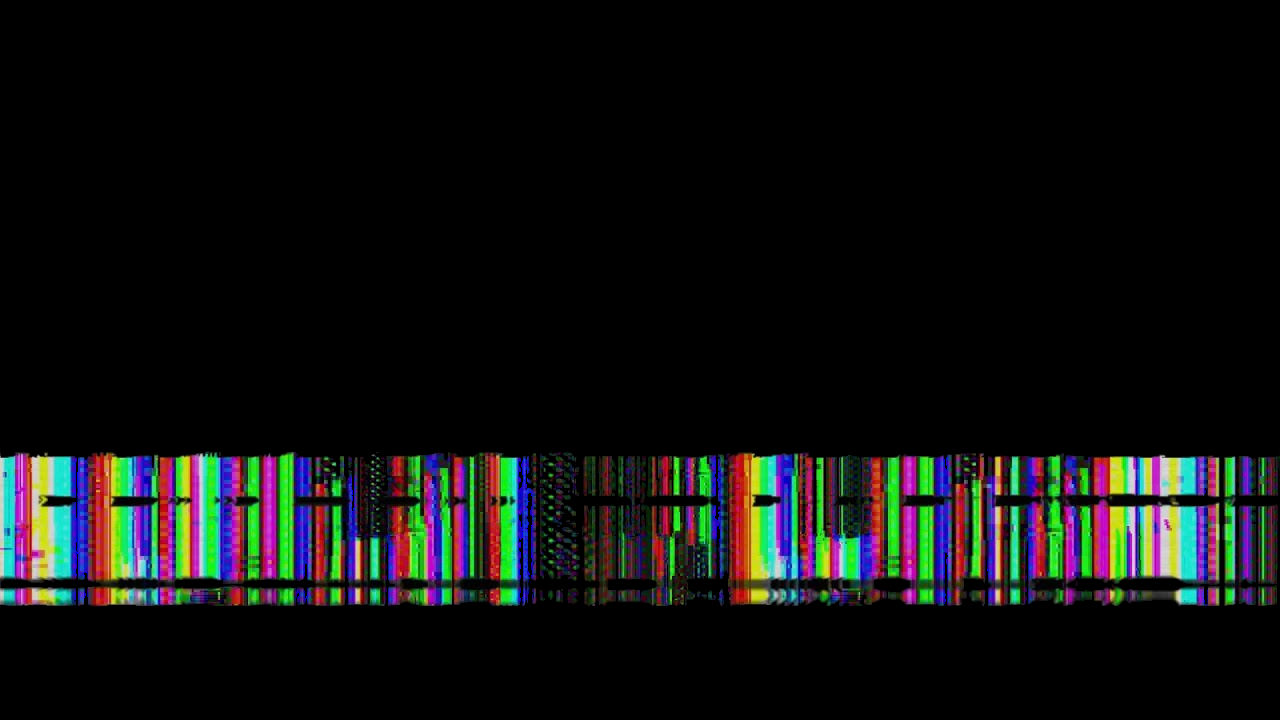
#> input picture ImageRegistration/images/failure-masks/line.png, 1280 x 720 px
$ python CreateTestData.py
#> lines starting #> are read from the running program, lines starting #| are printed output that depends on the picture; after the words box and inside, x2 and y2 are one past the last pixel; in counts of white or black regions, pixels touching at a corner belong together
"""
This file has to do with preparing and creating test cases.
The test cases will involved various visualizations in combination with various obstructions applied to those
 visualizations in various locations.

Just off the top of my head, I need to have a scheme to save and create
"""


import cv2
import numpy as np


def convert_binary(image_matrix, thresh_val):
    white = 255
    black = 0
    initial_conv = np.where((image_matrix <= thresh_val), image_matrix, white)
    final_conv = np.where((initial_conv > thresh_val), initial_conv, black)
    return final_conv

image = cv2.cvtColor(cv2.imread("images/failure-masks/line.png"), cv2.COLOR_BGR2GRAY)
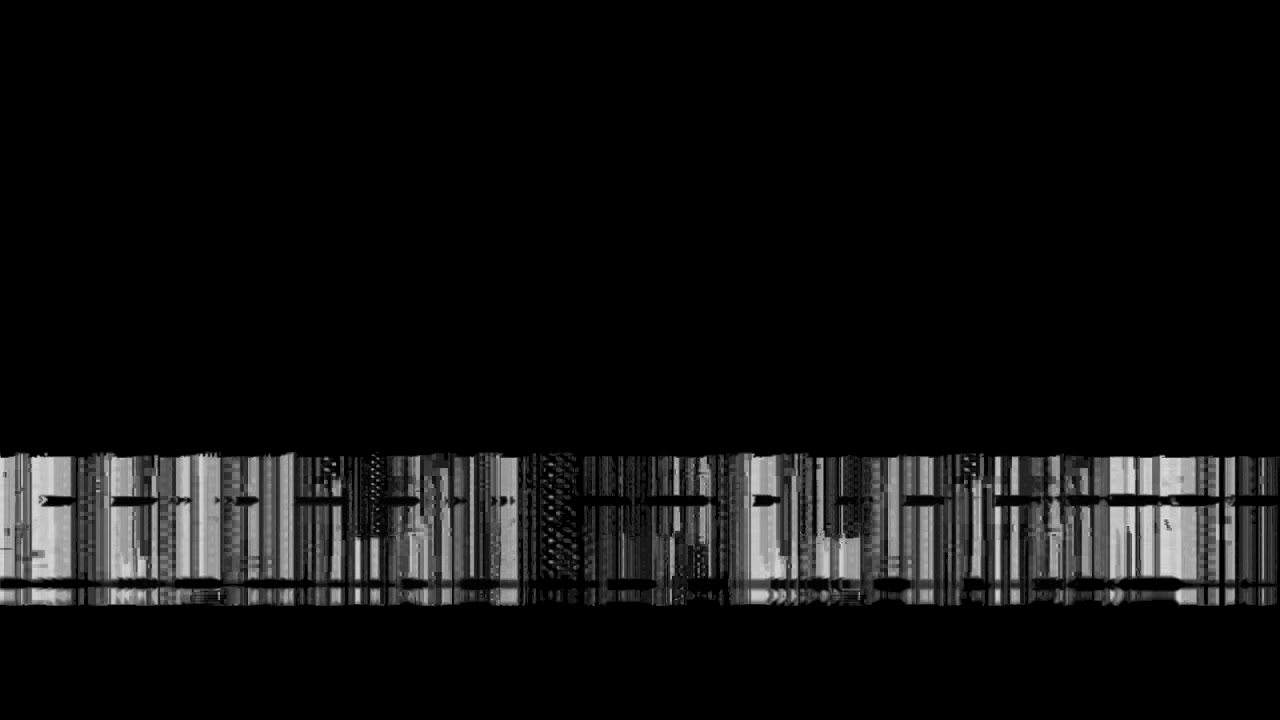
#> image: shape (720, 1280); min 0, max 223, mean 16.1


ret, thresh = cv2.threshold(image, 2, 255, cv2.THRESH_BINARY)
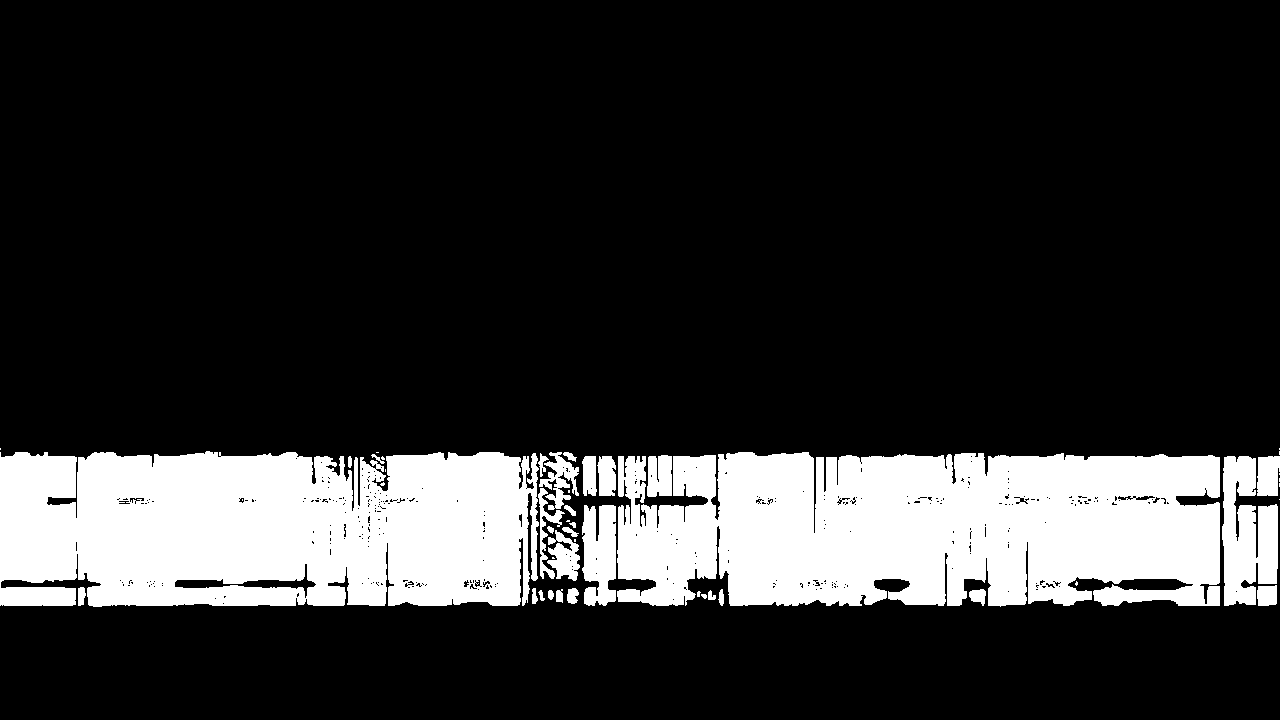
#> thresh: shape (720, 1280); 18.9% white; 48 white regions (18 under 20 px), largest, box (x1, y1, x2, y2) and area: (617, 452, 1220, 607) 81662, (0, 451, 539, 607) 76110, (1222, 456, 1278, 606) 5948

#cv2.imwrite('/Users/aidanlear/Desktop/linethresh.png', thresh)


#mask = cv2.imread("/Users/aidanlear/Desktop/linethresh processes.png", cv2.IMREAD_GRAYSCALE)
mask = cv2.imread("/Users/aidanlear/Desktop/linemask.png", cv2.IMREAD_GRAYSCALE)

#> (the run stopped early here; a loop or call above may not have finished)

$ run again, with ImageRegistration/images/failure-masks/corner.png copied over ImageRegistration/images/failure-masks/line.png
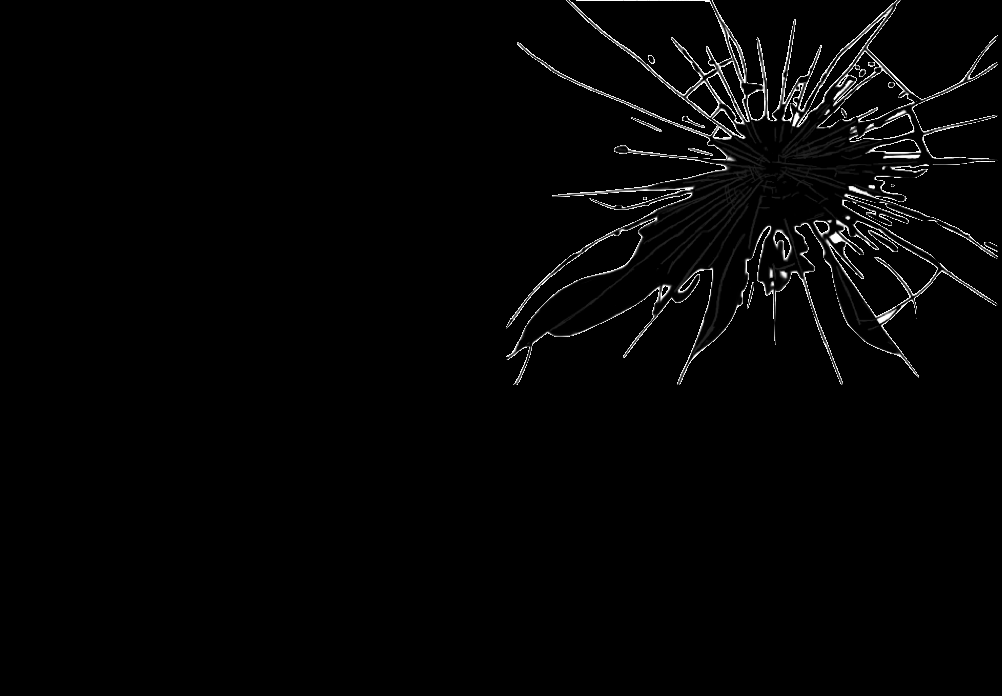
#> input picture ImageRegistration/images/failure-masks/corner.png, 1002 x 696 px
#> `ret, thresh = cv2.threshold(image, 2, 255, cv2.THRESH_BINARY)`:
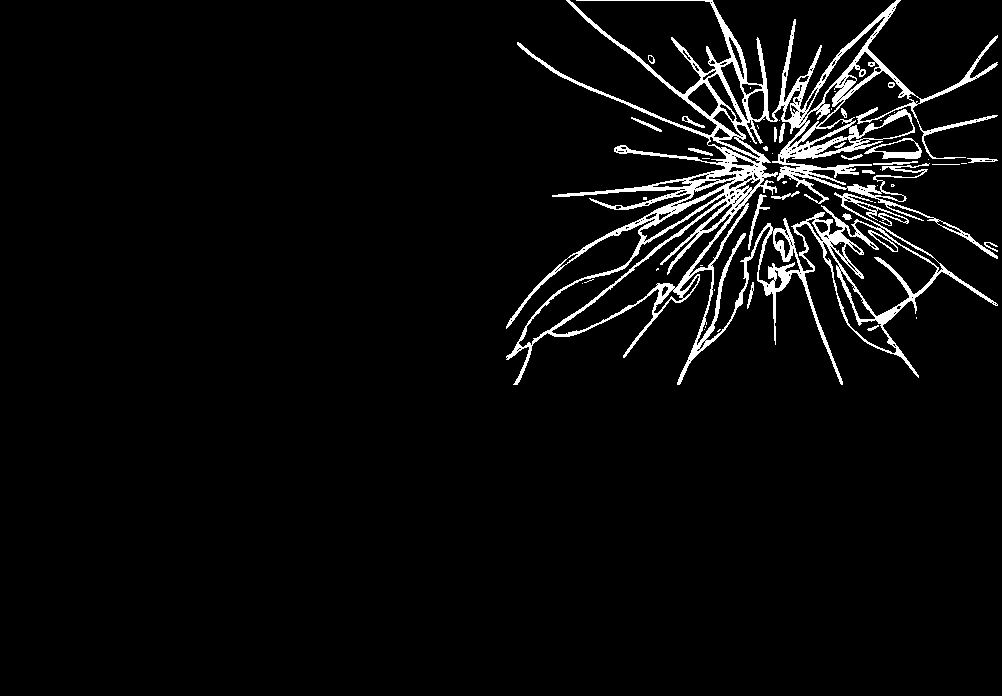
#> thresh: shape (696, 1002); 4.4% white; 53 white regions (30 under 20 px), largest, box (x1, y1, x2, y2) and area: (506, 0, 998, 385) 28633, (864, 138, 922, 159) 393, (748, 194, 770, 250) 208
